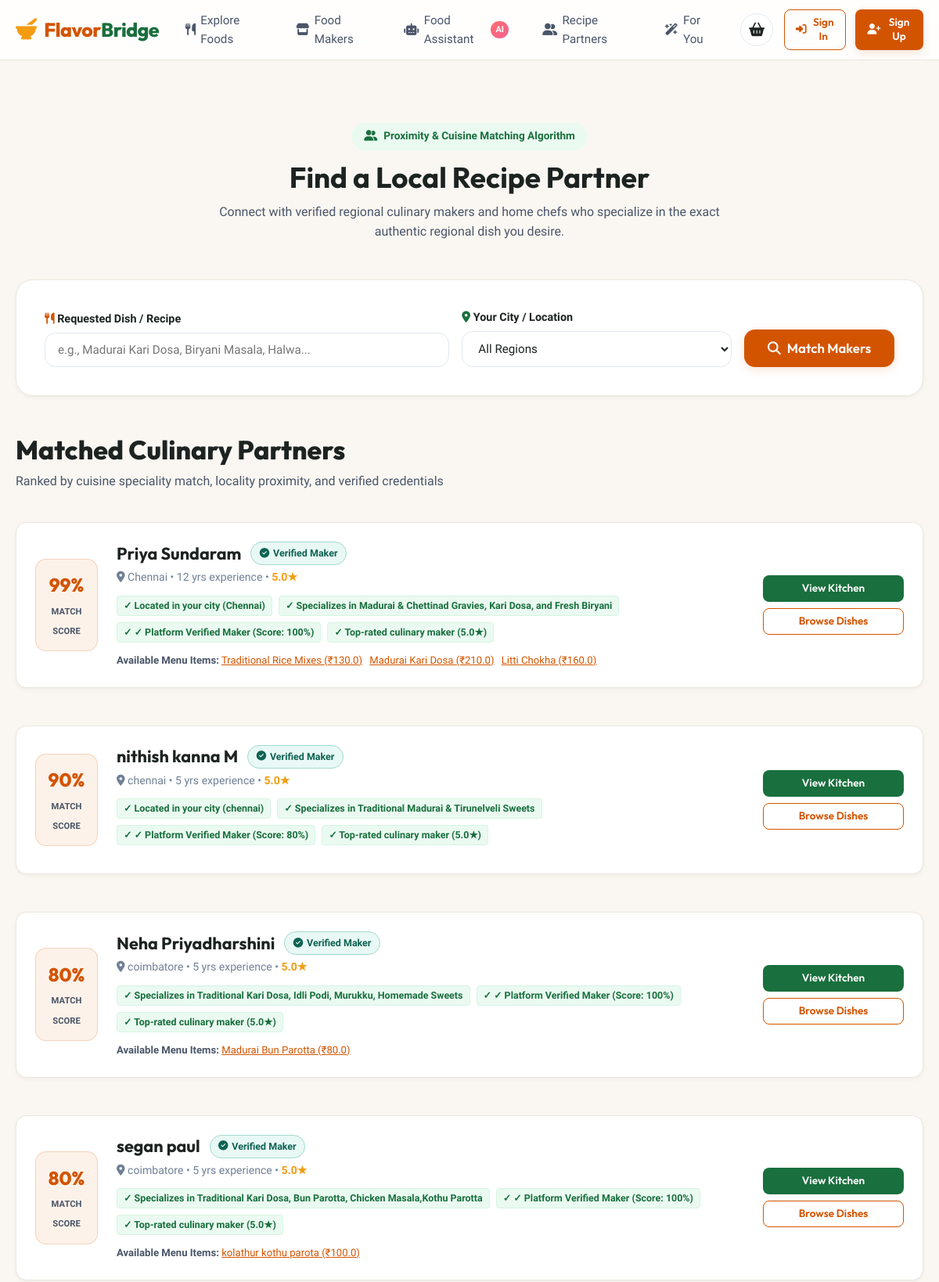
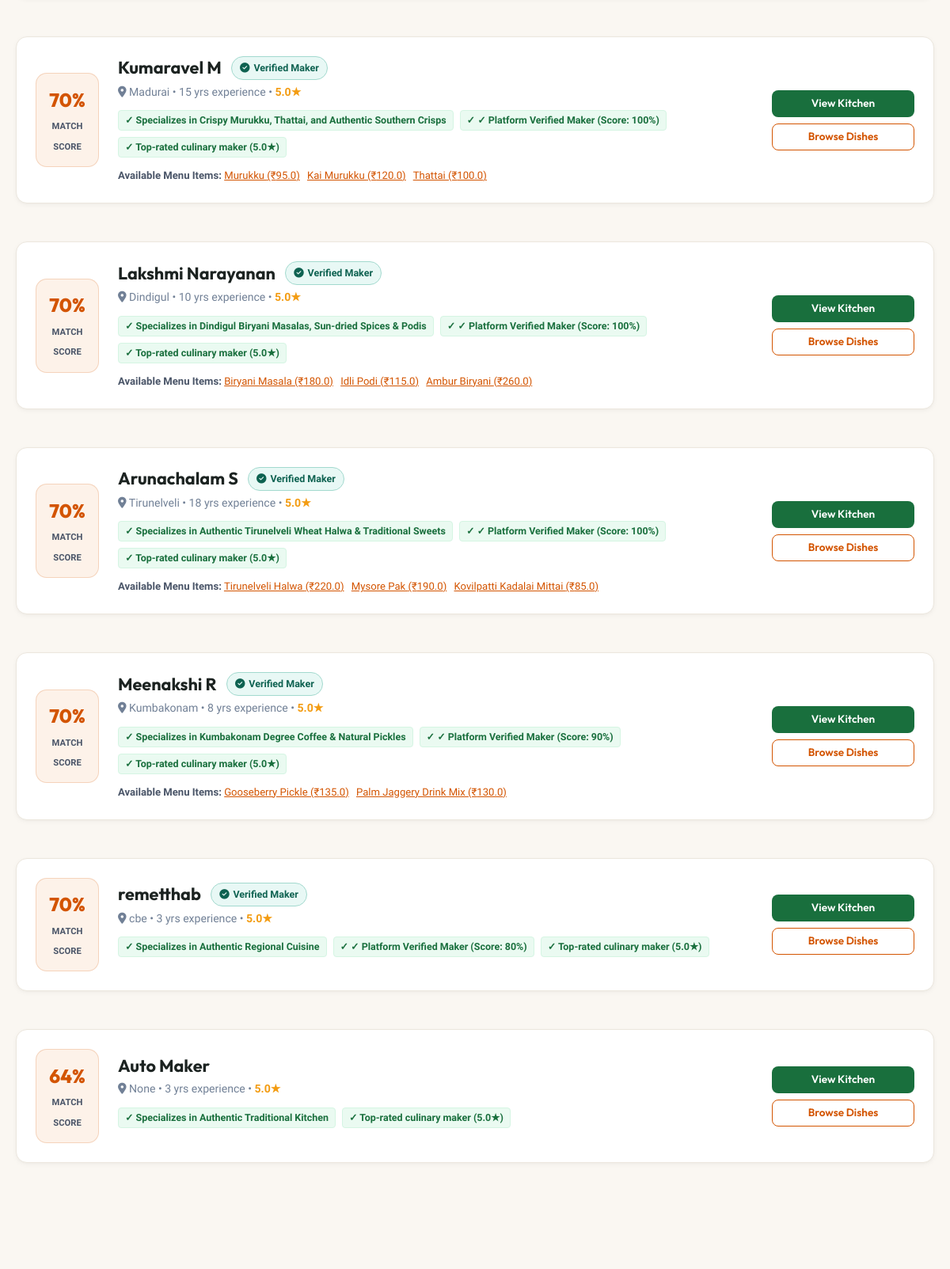
The app's page /recipe-partners (upper part) with its own data (2 pictures, top to bottom).
### backend/models.py (models this page shows, shortened)
class FoodMaker(db.Model):
    __tablename__ = 'food_makers'
    id = db.Column(db.Integer, primary_key=True)
    user_id = db.Column(db.Integer, db.ForeignKey('users.id', ondelete='CASCADE'), nullable=False, unique=True)
    speciality = db.Column(db.String(200), nullable=True)
    years_experience = db.Column(db.Integer, default=0)
    cuisines = db.Column(db.String(255), nullable=True)  # e.g., 'Chettinad, Madurai, South Indian'
    description = db.Column(db.Text, nullable=True)
    verification_status = db.Column(db.String(30), default='Verification Pending')  # 'Verification Pending' or 'Verified'
    verification_score = db.Column(db.Integer, default=0)  # 0 to 100
    is_verified = db.Column(db.Boolean, default=False)
    profile_image = db.Column(db.String(255), nullable=True)
    products = db.relationship('Product', backref='food_maker', lazy=True, cascade='all, delete-orphan')
    order_items = db.relationship('OrderItem', backref='food_maker', lazy=True)
    reviews = db.relationship('Review', backref='food_maker', lazy=True)
    daily_verifications = db.relationship('DailyVerification', backref='food_maker', lazy=True, cascade='all, delete-orphan', order_by='desc(DailyVerification.created_at)')
    @property
    def average_rating(self):
        all_reviews = self.reviews
        if not all_reviews:
            prod_reviews = [r for p in self.products for r in p.reviews]
            if prod_reviews:
                return round(sum(r.rating for r in prod_reviews) / len(prod_reviews), 1)
            return 5.0
        return round(sum(r.rating for r in all_reviews) / len(all_reviews), 1)

class User(db.Model):
    __tablename__ = 'users'
    id = db.Column(db.Integer, primary_key=True)
    name = db.Column(db.String(100), nullable=False)
    email = db.Column(db.String(120), unique=True, nullable=False, index=True)
    password_hash = db.Column(db.String(255), nullable=False)
    role = db.Column(db.String(20), nullable=False, default='customer')  # 'customer' or 'food_maker'
    phone = db.Column(db.String(20), nullable=True)
    city = db.Column(db.String(100), nullable=True)
    address = db.Column(db.Text, nullable=True)
    created_at = db.Column(db.DateTime, default=datetime.utcnow)
    food_maker_profile = db.relationship('FoodMaker', backref='user', uselist=False, cascade='all, delete-orphan')
    cart = db.relationship('Cart', backref='customer', uselist=False, cascade='all, delete-orphan')
    orders = db.relationship('Order', backref='customer', lazy=True)
    reviews = db.relationship('Review', backref='customer', lazy=True)
    interactions = db.relationship('Interaction', backref='customer', lazy=True)

class Review(db.Model):
    __tablename__ = 'reviews'
    id = db.Column(db.Integer, primary_key=True)
    customer_id = db.Column(db.Integer, db.ForeignKey('users.id'), nullable=False)
    product_id = db.Column(db.Integer, db.ForeignKey('products.id', ondelete='CASCADE'), nullable=True)
    food_maker_id = db.Column(db.Integer, db.ForeignKey('food_makers.id', ondelete='CASCADE'), nullable=False)
    rating = db.Column(db.Integer, nullable=False)  # 1 to 5
    comment = db.Column(db.Text, nullable=True)
    created_at = db.Column(db.DateTime, default=datetime.utcnow)

class Product(db.Model):
    __tablename__ = 'products'
    id = db.Column(db.Integer, primary_key=True)
    food_maker_id = db.Column(db.Integer, db.ForeignKey('food_makers.id', ondelete='CASCADE'), nullable=False)
    name = db.Column(db.String(150), nullable=False, index=True)
    category = db.Column(db.String(100), nullable=False, index=True)
    description = db.Column(db.Text, nullable=True)
    ingredients = db.Column(db.Text, nullable=True)
    price = db.Column(db.Float, nullable=False)
    city = db.Column(db.String(100), nullable=False, index=True)
    region = db.Column(db.String(100), nullable=True)
    image = db.Column(db.String(255), nullable=True)
    stock = db.Column(db.Integer, default=10)
    product_type = db.Column(db.String(50), nullable=False, default='Packaged Food')  # 'Packaged Food' or 'Fresh Food'
    preparation_time = db.Column(db.String(50), nullable=True, default='1-2 days')
    net_quantity = db.Column(db.String(50), nullable=True, default='250g')  # e.g., '500g', '150g', '250g', '1 kg', '1 Plate'
    created_at = db.Column(db.DateTime, default=datetime.utcnow)
    cart_items = db.relationship('CartItem', backref='product', lazy=True, cascade='all, delete-orphan')
    order_items = db.relationship('OrderItem', backref='product', lazy=True)
    reviews = db.relationship('Review', backref='product', lazy=True, cascade='all, delete-orphan')
    interactions = db.relationship('Interaction', backref='product', lazy=True, cascade='all, delete-orphan')

### backend/routes/ai_routes.py (the view)
@ai_bp.route('/recipe-partners', methods=['GET', 'POST'])
def recipe_partners():
    dish_query = request.args.get('dish') or (request.form.get('dish') if request.method == 'POST' else '')
    city_query = request.args.get('city') or (request.form.get('city') if request.method == 'POST' else '')
    user_id = session.get('user_id')
    user = User.query.get(user_id) if user_id else None
    if not city_query and user and user.city:
        city_query = user.city
    matched_partners = []
    if dish_query or city_query:
        matched_partners = match_recipe_partners(requested_dish=dish_query, customer_city=city_query)
    else:
        matched_partners = match_recipe_partners(requested_dish="Traditional Biryani & Kari Dosa", customer_city="Chennai")
    all_cities = sorted(list(set(m.user.city for m in FoodMaker.query.all() if m.user and m.user.city)))
    return render_template(
        'recipe_partners.html',
        dish_query=dish_query,
        city_query=city_query,
        matched_partners=matched_partners,
        cities=all_cities
    )

### frontend/templates/recipe_partners.html (shortened to what this page needs)
{% extends "base.html" %}
{% block content %}
<div class="container" style="padding: 3rem 1.25rem;">
  <div style="text-align: center; margin-bottom: 3rem;">
    <div style="display: inline-flex; align-items: center; gap: 0.5rem; background: var(--secondary-light); color: var(--secondary); padding: 0.4rem 1rem; border-radius: 999px; font-weight: 700; font-size: 0.85rem; margin-bottom: 0.75rem;">
      <i class="fa-solid fa-user-group"></i> Proximity & Cuisine Matching Algorithm
    </div>
    <h1 style="font-size: 2.3rem; margin-bottom: 0.5rem;">Find a Local Recipe Partner</h1>
    <p style="color: var(--gray-dark); font-size: 1rem; max-width: 650px; margin: 0 auto;">
      Connect with verified regional culinary makers and home chefs who specialize in the exact authentic regional dish you desire.
    </p>
  </div>
  <div class="form-card" style="margin-bottom: 3rem; background: #FFFFFF;">
    <form method="GET" action="{{ url_for('ai.recipe_partners') }}" class="recipe-matcher-form">
      <div class="form-group" style="margin-bottom: 0;">
        <label class="form-label" for="dish-input"><i class="fa-solid fa-utensils" style="color: var(--primary);"></i> Requested Dish / Recipe</label>
        <input type="text" id="dish-input" name="dish" class="form-control" placeholder="e.g., Madurai Kari Dosa, Biryani Masala, Halwa..." value="{{ dish_query or '' }}" required>
      </div>
      <div class="form-group" style="margin-bottom: 0;">
        <label class="form-label" for="city-select"><i class="fa-solid fa-location-dot" style="color: var(--secondary);"></i> Your City / Location</label>
        <select id="city-select" name="city" class="form-control">
          <option value="">All Regions</option>
        </select>
      </div>
      <button type="submit" class="btn btn-primary btn-lg" style="height: 48px;">
        <i class="fa-solid fa-magnifying-glass"></i> Match Makers
      </button>
    </form>
  </div>
  {% if matched_partners %}
    <div>
      <div class="section-header">
        <div>
          <h2 class="section-title">Matched Culinary Partners</h2>
          <p class="section-subtitle">Ranked by cuisine speciality match, locality proximity, and verified credentials</p>
        </div>
      </div>
      <div style="display: flex; flex-direction: column; gap: 1.5rem;">
        {% for match in matched_partners %}
          {% set maker = match.maker %}
          {% set m_user = match.user %}
          <div class="matcher-card">
            <div class="matcher-score-badge">
              <span class="percent">{{ match.match_score }}%</span>
              <span class="label">Match Score</span>
            </div>
            <div>
              <div style="display: flex; align-items: center; gap: 0.75rem; margin-bottom: 0.25rem; flex-wrap: wrap;">
                <h3 style="font-size: 1.35rem; margin: 0; color: var(--dark);">{{ m_user.name }}</h3>
                {% if maker.is_verified %}
                  <span class="badge badge-verified"><i class="fa-solid fa-circle-check"></i> Verified Maker</span>
                {% endif %}
              </div>
              <div style="font-size: 0.88rem; color: var(--gray-medium); margin-bottom: 0.75rem;">
                <i class="fa-solid fa-location-dot"></i> {{ m_user.city }} • {{ match.experience_years }} yrs experience • <strong style="color: #F39C12;">{{ maker.average_rating }}★</strong>
              </div>
              <div style="display: flex; flex-wrap: wrap; gap: 0.5rem; margin-bottom: 0.75rem;">
                {% for reason in match.reasons %}
                  <span style="font-size: 0.78rem; background: #EAFAF1; color: #196F3D; padding: 2px 8px; border-radius: 4px; font-weight: 600; border: 1px solid #D5F5E3;">
                    ✓ {{ reason }}
                  </span>
                {% endfor %}
              </div>
              {% if match.matching_products %}
                <div style="font-size: 0.82rem; color: var(--gray-dark); margin-top: 0.5rem;">
                  <strong>Available Menu Items:</strong>
                  {% for p in match.matching_products %}
                    <a href="{{ url_for('product.product_detail', product_id=p.id) }}" style="color: var(--primary); text-decoration: underline; margin-right: 6px;">{{ p.name }} (₹{{ p.price }})</a>
                  {% endfor %}
                </div>
              {% endif %}
            </div>
            <div style="text-align: right; display: flex; flex-direction: column; gap: 0.5rem;">
              <a href="{{ url_for('food_maker.food_maker_profile', maker_id=maker.id) }}" class="btn btn-secondary btn-sm btn-block">
                View Kitchen
              </a>
              <a href="{{ url_for('product.products_list', city=m_user.city) }}" class="btn btn-outline btn-sm btn-block">
                Browse Dishes
              </a>
            </div>
          </div>
        {% endfor %}
      </div>
    </div>
  {% else %}
    <div style="background: #FFFFFF; border-radius: 14px; padding: 3rem; text-align: center; border: var(--border-light);">
      <p style="color: var(--gray-medium);">No recipe partners found for this specific query. Try searching for other regional dishes!</p>
    </div>
  {% endif %}
</div>
{% endblock %}

### records on screen
FoodMaker: match_score "99", is_verified True (drawn), experience_years "12", reasons "Located in your city (Chennai)" "Specializes in Madurai & Chettinad Gravies, Kari Dosa, and Fresh Biryani" "✓ Platform Verified Maker (Score: 100%)" "Top-rated culinary maker (5.0★)"
User: name "Priya Sundaram", city "Chennai"
Review: average_rating "5.0"
Product: name "Traditional Rice Mixes", price "130.0"
Product: name "Madurai Kari Dosa", price "210.0"
Product: name "Litti Chokha", price "160.0"
FoodMaker: match_score "90", is_verified True (drawn), experience_years "5", average_rating "5.0", reasons "Located in your city (chennai)" "Specializes in Traditional Madurai & Tirunelveli Sweets" "✓ Platform Verified Maker (Score: 80%)" "Top-rated culinary maker (5.0★)"
User: name "nithish kanna M", city "chennai"
FoodMaker: match_score "80", is_verified True (drawn), experience_years "5", average_rating "5.0", reasons "Specializes in Traditional Kari Dosa, Idli Podi, Murukku, Homemade Sweets" "✓ Platform Verified Maker (Score: 100%)" "Top-rated culinary maker (5.0★)"
User: name "Neha Priyadharshini", city "coimbatore"
Product: name "Madurai Bun Parotta", price "80.0"
FoodMaker: match_score "80", is_verified True (drawn), experience_years "5", average_rating "5.0", reasons "Specializes in Traditional Kari Dosa, Bun Parotta, Chicken Masala,Kothu Parotta" "✓ Platform Verified Maker (Score: 100%)" "Top-rated culinary maker (5.0★)"
User: name "segan paul", city "coimbatore"
Product: name "kolathur kothu parota", price "100.0"
FoodMaker: match_score "70", is_verified True (drawn), experience_years "15", reasons "Specializes in Crispy Murukku, Thattai, and Authentic Southern Crisps" "✓ Platform Verified Maker (Score: 100%)" "Top-rated culinary maker (5.0★)"
User: name "Kumaravel M", city "Madurai"
Review: average_rating "5.0"
Product: name "Murukku", price "95.0"
Product: name "Kai Murukku", price "120.0"
Product: name "Thattai", price "100.0"
FoodMaker: match_score "70", is_verified True (drawn), experience_years "10", reasons "Specializes in Dindigul Biryani Masalas, Sun-dried Spices & Podis" "✓ Platform Verified Maker (Score: 100%)" "Top-rated culinary maker (5.0★)"
User: name "Lakshmi Narayanan", city "Dindigul"
Review: average_rating "5.0"
Product: name "Biryani Masala", price "180.0"
Product: name "Idli Podi", price "115.0"
Product: name "Ambur Biryani", price "260.0"
FoodMaker: match_score "70", is_verified True (drawn), experience_years "18", reasons "Specializes in Authentic Tirunelveli Wheat Halwa & Traditional Sweets" "✓ Platform Verified Maker (Score: 100%)" "Top-rated culinary maker (5.0★)"
User: name "Arunachalam S", city "Tirunelveli"
Review: average_rating "5.0"
Product: name "Tirunelveli Halwa", price "220.0"
Product: name "Mysore Pak", price "190.0"
Product: name "Kovilpatti Kadalai Mittai", price "85.0"
FoodMaker: match_score "70", is_verified True (drawn), experience_years "8", reasons "Specializes in Kumbakonam Degree Coffee & Natural Pickles" "✓ Platform Verified Maker (Score: 90%)" "Top-rated culinary maker (5.0★)"
User: name "Meenakshi R", city "Kumbakonam"
Review: average_rating "5.0"
Product: name "Gooseberry Pickle", price "135.0"
Product: name "Palm Jaggery Drink Mix", price "130.0"
FoodMaker: match_score "70", is_verified True (drawn), experience_years "3", average_rating "5.0", reasons "Specializes in Authentic Regional Cuisine" "✓ Platform Verified Maker (Score: 80%)" "Top-rated culinary maker (5.0★)"
User: name "remetthab", city "cbe"
FoodMaker: match_score "64", experience_years "3", average_rating "5.0", reasons "Specializes in Authentic Traditional Kitchen" "Top-rated culinary maker (5.0★)"
User: name "Auto Maker", city "None"
